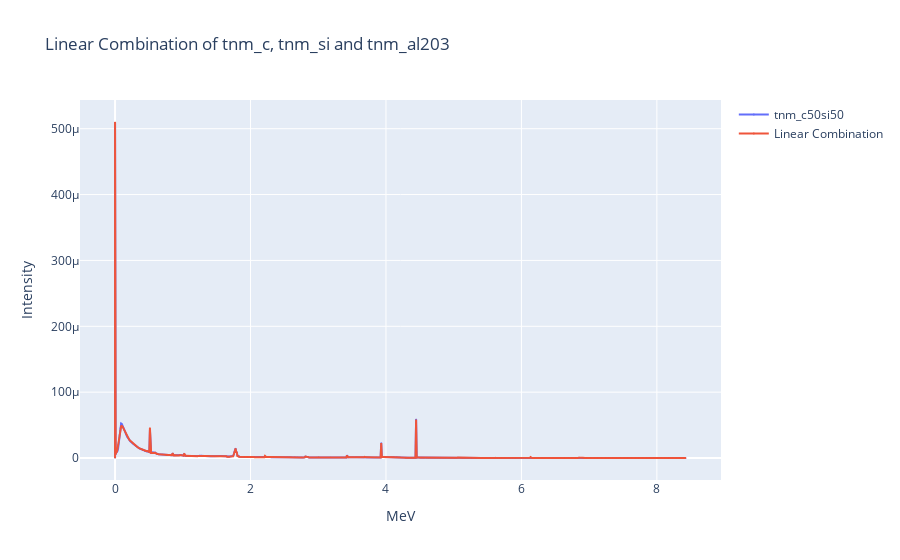

This figure's notebook cell:
### Code cell
# do the same thing including tnm_al203
_ = ['tnm_c', 'tnm_si', 'tnm_al203', 'tnm_c50si50']
_ = [filenames.to_list().index(i) for i in _]

x = np.array([gebless_spectrums[i][0] for i in _[:-1]])
y = gebless_spectrums[filenames.to_list().index('tnm_c50si50')][0]
a, b, c = find_linear_combination(x, y)
a, b, c
print(f'Linear combination of tnm_c, tnm_si and tnm_al203: {a} * tnm_c + {b} * tnm_si + {c} * tnm_al203')


# plot the linear combination of tnm_c, tnm_si and tnm_al203
fig = go.Figure()
fig.add_trace(go.Scatter(
    x=bins, 
    y=y, 
    mode='lines+markers', 
    name='tnm_c50si50',
    marker=dict(size=1),
))
fig.add_trace(go.Scatter(
    x=bins, 
    y=linear_combination(x, a, b, c), 
    mode='lines+markers', 
    name='Linear Combination',
    marker=dict(size=1),
))
fig.update_layout(
    title='Linear Combination of tnm_c, tnm_si and tnm_al203',
    xaxis_title='MeV', 
    yaxis_title='Intensity'
)

### Figure 1 — Plotly figure (JSON) as saved in the notebook; plotly's stock layout.template omitted (floating-point values rounded to 4 significant figures; data arrays with more than 128 entries replaced by an {"elided": "..."} marker saying what was removed)
{"data": [{"marker": {"size": 1}, "mode": "lines+markers", "name": "tnm_c50si50", "type": "scatter", "x": {"elided": "935 float values"}, "y": {"elided": "935 float values"}}, {"marker": {"size": 1}, "mode": "lines+markers", "name": "Linear Combination", "type": "scatter", "x": {"elided": "935 float values"}, "y": {"elided": "935 float values"}}], "layout": {"title": {"text": "Linear Combination of tnm_c, tnm_si and tnm_al203"}, "xaxis": {"title": {"text": "MeV"}}, "yaxis": {"title": {"text": "Intensity"}}}}
